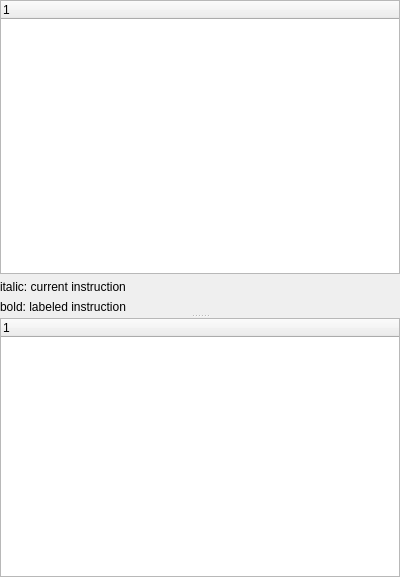
<?xml version="1.0" encoding="UTF-8"?>
<ui version="4.0">
 <class>PythonDisViewer</class>
 <widget class="QWidget" name="PythonDisViewer">
  <property name="geometry">
   <rect>
    <x>0</x>
    <y>0</y>
    <width>400</width>
    <height>577</height>
   </rect>
  </property>
  <property name="windowTitle">
   <string>Disassembly</string>
  </property>
  <layout class="QVBoxLayout" name="verticalLayout_2">
   <property name="leftMargin">
    <number>0</number>
   </property>
   <property name="topMargin">
    <number>0</number>
   </property>
   <property name="rightMargin">
    <number>0</number>
   </property>
   <property name="bottomMargin">
    <number>0</number>
   </property>
   <item>
    <widget class="QSplitter" name="splitter">
     <property name="orientation">
      <enum>Qt::Vertical</enum>
     </property>
     <property name="childrenCollapsible">
      <bool>false</bool>
     </property>
     <widget class="QWidget" name="layoutWidget">
      <layout class="QVBoxLayout" name="verticalLayout">
       <item>
        <widget class="QTreeWidget" name="disWidget">
         <property name="sizePolicy">
          <sizepolicy hsizetype="Expanding" vsizetype="Expanding">
           <horstretch>0</horstretch>
           <verstretch>0</verstretch>
          </sizepolicy>
         </property>
         <property name="contextMenuPolicy">
          <enum>Qt::CustomContextMenu</enum>
         </property>
         <property name="alternatingRowColors">
          <bool>true</bool>
         </property>
         <property name="selectionMode">
          <enum>QAbstractItemView::ExtendedSelection</enum>
         </property>
         <property name="allColumnsShowFocus">
          <bool>true</bool>
         </property>
         <column>
          <property name="text">
           <string notr="true">1</string>
          </property>
         </column>
        </widget>
       </item>
       <item>
        <widget class="QLabel" name="currentInfoLabel">
         <property name="text">
          <string>italic: current instruction</string>
         </property>
        </widget>
       </item>
       <item>
        <widget class="QLabel" name="labeledInfoLabel">
         <property name="text">
          <string>bold: labeled instruction</string>
         </property>
        </widget>
       </item>
      </layout>
     </widget>
     <widget class="QTreeWidget" name="codeInfoWidget">
      <property name="sizePolicy">
       <sizepolicy hsizetype="Expanding" vsizetype="Expanding">
        <horstretch>0</horstretch>
        <verstretch>0</verstretch>
       </sizepolicy>
      </property>
      <property name="contextMenuPolicy">
       <enum>Qt::CustomContextMenu</enum>
      </property>
      <property name="alternatingRowColors">
       <bool>true</bool>
      </property>
      <column>
       <property name="text">
        <string notr="true">1</string>
       </property>
      </column>
     </widget>
    </widget>
   </item>
  </layout>
 </widget>
 <resources/>
 <connections/>
</ui>
